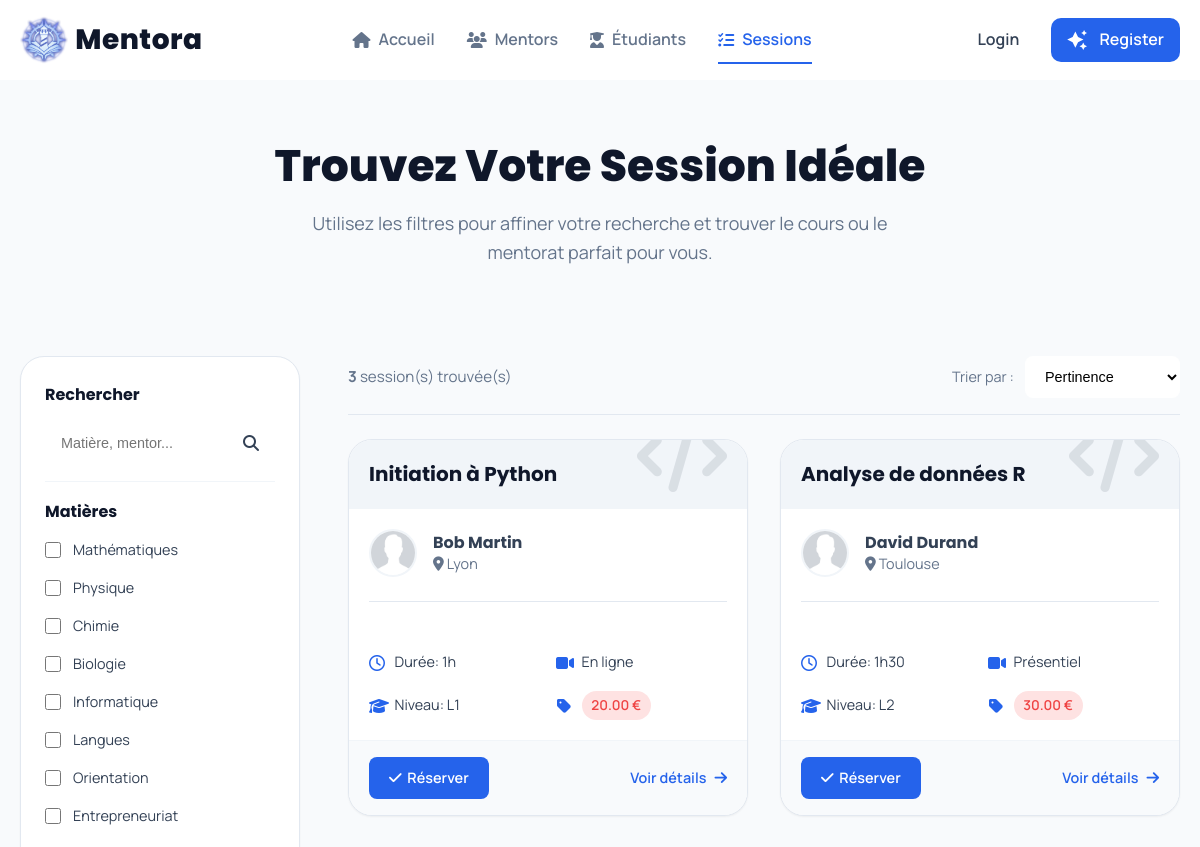
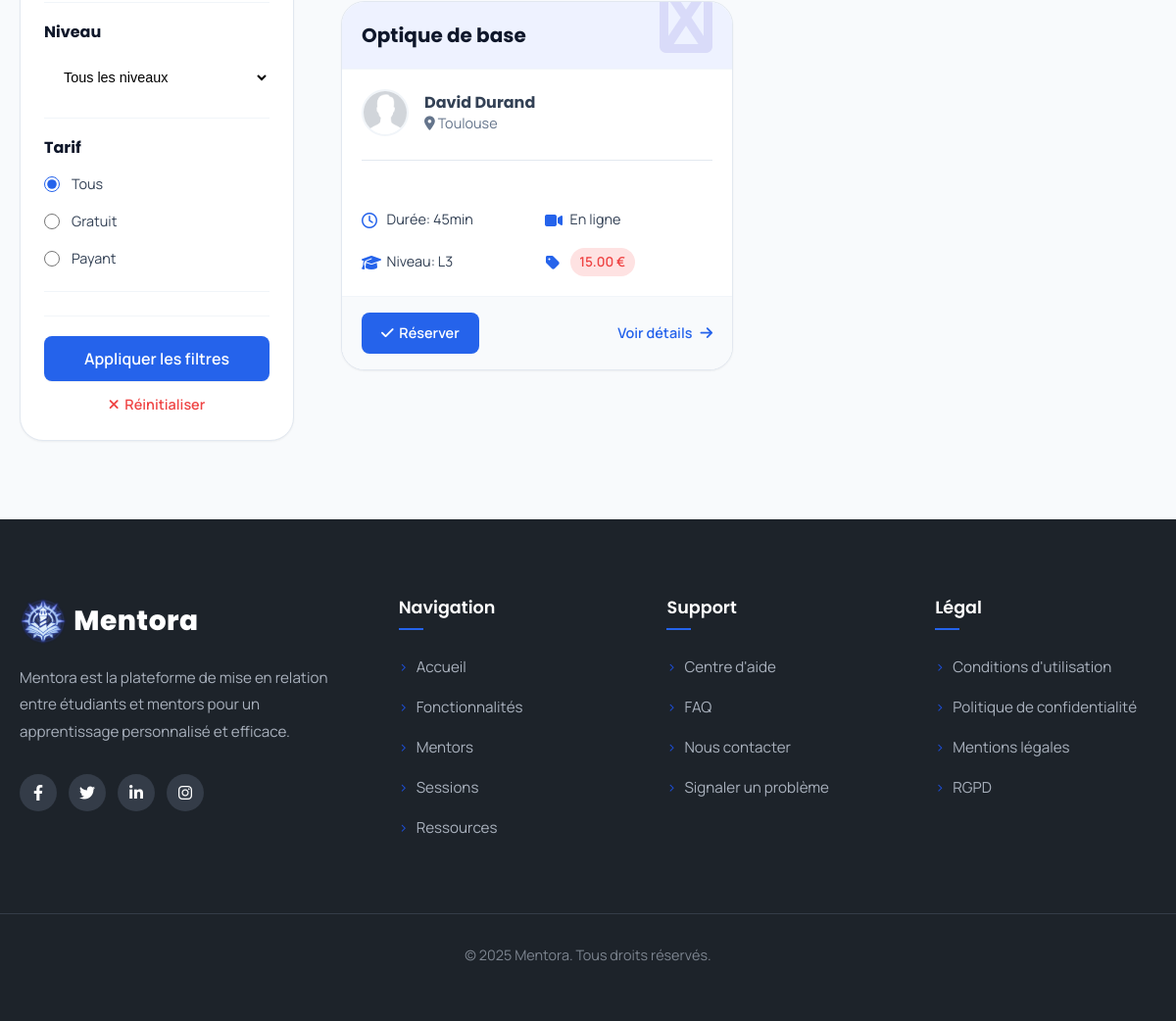
Screenshot of /sessions.php with the database file from the repository (2 pictures, top to bottom).
### tables this page shows
CREATE TABLE Session (
    idSession INT AUTO_INCREMENT PRIMARY KEY,
    titreSession VARCHAR(150) NOT NULL,
    sujet VARCHAR(100),
    dateSession DATE NOT NULL,
    heureSession TIME NOT NULL,
    statutSession ENUM('en_attente', 'validee', 'annulee', 'terminee') NOT NULL,
    lienReunion VARCHAR(255),
    typeSession ENUM('en_ligne', 'presentiel') DEFAULT 'en_ligne',
    tarifSession DECIMAL(10, 2) DEFAULT 0.00,
    duree_minutes INT,
    niveau VARCHAR(50),
    idEtudiantDemandeur INT,
    idMentorAnimateur INT,
    FOREIGN KEY (idEtudiantDemandeur) REFERENCES Etudiant(idEtudiant) ON DELETE SET NULL,
    FOREIGN KEY (idMentorAnimateur) REFERENCES Mentor(idMentor) ON DELETE SET NULL,
    INDEX idx_mentor_date (idMentorAnimateur, dateSession)
);

CREATE TABLE Utilisateur (
    idUtilisateur INT AUTO_INCREMENT PRIMARY KEY,
    nomUtilisateur VARCHAR(50) NOT NULL,
    prenomUtilisateur VARCHAR(50) NOT NULL,
    emailUtilisateur VARCHAR(200) NOT NULL UNIQUE,
    motDePasse VARCHAR(255) NOT NULL,
    role ENUM('etudiant', 'mentor') NOT NULL,
    ville VARCHAR(100),
    photoUrl VARCHAR(255) DEFAULT 'default_avatar.png',
    verified BOOLEAN NOT NULL DEFAULT FALSE,
    INDEX idx_email (emailUtilisateur)
);

### config/helpers.php (called while the page is built, shortened)
<?php
function get_profile_image_path($photoUrl) {
    $default_web_path = '../assets/images/default_avatar.png';
    return $default_web_path;
}
?>

### public/sessions.php (the view, shortened to what this page needs)
<?php
require '../config/config.php';
require '../config/helpers.php';
function formatDuration($minutes) {
    if ($minutes < 60) { return $minutes . 'min'; }
    $hours = floor($minutes / 60);
    $rem_minutes = $minutes % 60;
    return $rem_minutes > 0 ? $hours . 'h' . str_pad($rem_minutes, 2, '0', STR_PAD_LEFT) : $hours . 'h';
}
function getSessionStyleClass($subject) {
    $slug = strtolower(trim(preg_replace('/[^A-Za-z0-9-]+/', '-', $subject)));
    return 'session-card--' . $slug;
}
$page = isset($_GET['page']) && is_numeric($_GET['page']) ? (int)$_GET['page'] : 1;
$perPage = 6;
$offset = ($page - 1) * $perPage;
$searchQuery = trim($_GET['search'] ?? '');
$subjects = isset($_GET['sujets']) && is_array($_GET['sujets']) ? array_filter($_GET['sujets']) : [];
$level = trim($_GET['niveau'] ?? 'tous');
$price = trim($_GET['tarif'] ?? 'tous');
$sort = trim($_GET['tri'] ?? 'pertinence');
$options = json_decode(file_get_contents('../config/options.json'), true);
$allSubjects = $options['sujets'] ?? [];
$queryParams = [];
$whereClauses = ["s.statutSession IN ('en_attente', 'validee')", "s.dateSession >= CURDATE()"];
$sqlWhere = 'WHERE ' . implode(' AND ', $whereClauses);
$sqlBase = "
    FROM Session s
    JOIN Mentor m ON s.idMentorAnimateur = m.idMentor
    JOIN Utilisateur u ON m.idUtilisateur = u.idUtilisateur
    $sqlWhere
";
$countSql = "SELECT COUNT(s.idSession) " . $sqlBase;
$stmtCount = $pdo->prepare($countSql);
$stmtCount->execute($queryParams);
$totalSessions = $stmtCount->fetchColumn();
$selectSql = "SELECT s.*, u.prenomUtilisateur AS mentor_prenom, u.nomUtilisateur AS mentor_nom, u.ville AS mentor_ville, u.photoUrl AS mentor_photo ";
$orderSql = "ORDER BY ";
switch ($sort) {
    default:            $orderSql .= "s.dateSession ASC, s.heureSession ASC";
}
$limitSql = " LIMIT :limit OFFSET :offset";
$fetchSql = $selectSql . $sqlBase . $orderSql . $limitSql;
$stmtSessions = $pdo->prepare($fetchSql);
$stmtSessions->bindValue(':limit', $perPage, PDO::PARAM_INT);
$stmtSessions->bindValue(':offset', $offset, PDO::PARAM_INT);
$stmtSessions->execute();
$sessions = $stmtSessions->fetchAll(PDO::FETCH_ASSOC);
?>
<?php require_once '../includes/header.php'; ?>
<link rel="stylesheet" href="../assets/css/sessions.css?v=<?php echo time(); ?>">
<main class="sessions-page">
    <div class="container">
        <div class="page-header" data-aos="fade-up">
            <h1 class="page-title">Trouvez Votre Session Idéale</h1>
            <p class="page-subtitle">Utilisez les filtres pour affiner votre recherche et trouver le cours ou le mentorat parfait pour vous.</p>
        </div>
        <div class="search-layout">
            <aside class="filter-sidebar" data-aos="fade-right">
                <form action="sessions.php" method="GET" id="filter-form">
                    <div class="filter-card">
                        <div class="filter-group">
                            <label for="search-input-field" class="filter-label">Rechercher</label>
                            <div class="search-input-wrapper">
                                <input type="text" id="search-input-field" name="search" placeholder="Matière, mentor..." value="<?= htmlspecialchars($searchQuery) ?>">
                                <i class="fas fa-search"></i>
                            </div>
                        </div>
                        <div class="filter-group">
                            <h4 class="filter-label">Matières</h4>
                            <ul class="filter-list">
                                <?php foreach ($allSubjects as $subj): ?>
                                <li><label><input type="checkbox" name="sujets[]" value="<?= htmlspecialchars($subj) ?>" <?= in_array($subj, $subjects) ? 'checked' : '' ?>> <?= htmlspecialchars($subj) ?></label></li>
                                <?php endforeach; ?>
                            </ul>
                        </div>
                        <div class="filter-group">
                             <h4 class="filter-label">Niveau</h4>
                             <select name="niveau" id="niveau-select" class="filter-select">
                                <option value="tous" <?= $level === 'tous' ? 'selected' : '' ?>>Tous les niveaux</option>
                            </select>
                        </div>
                        <div class="filter-group">
                            <h4 class="filter-label">Tarif</h4>
                            <ul class="filter-list">
                                <li><label><input type="radio" name="tarif" value="tous" <?= $price === 'tous' ? 'checked' : '' ?>> Tous</label></li>
                                <li><label><input type="radio" name="tarif" value="gratuit" <?= $price === 'gratuit' ? 'checked' : '' ?>> Gratuit</label></li>
                                <li><label><input type="radio" name="tarif" value="payant" <?= $price === 'payant' ? 'checked' : '' ?>> Payant</label></li>
                            </ul>
                        </div>
                        <div class="filter-actions">
                            <button type="submit" class="btn btn-primary btn-full">Appliquer les filtres</button>
                            <a href="sessions.php" class="reset-link"><i class="fas fa-times"></i>&nbsp; Réinitialiser</a>
                        </div>
                    </div>
                </form>
            </aside>
            <div class="results-content-wrapper" id="results-content-wrapper">
                <div class="results-header" data-aos="fade-in">
                    <span class="results-count"><b><?= $totalSessions ?></b> session(s) trouvée(s)</span>
                    <form action="sessions.php" method="GET" id="sort-form">
                        <div class="sort-control">
                            <label for="sort-select">Trier par :</label>
                            <select id="sort-select" name="tri" class="filter-select" onchange="this.form.submit()">
                                <option value="pertinence" <?= $sort === 'pertinence' ? 'selected' : '' ?>>Pertinence</option>
                            </select>
                        </div>
                    </form>
                </div>
                <div class="sessions-grid">
                    <?php if (empty($sessions)): ?>
                        <p class="no-results">Aucune session ne correspond à vos critères de recherche.</p>
                    <?php else: ?>
                        <?php foreach ($sessions as $index => $session): ?>
                            <div class="session-card <?= getSessionStyleClass($session['sujet']) ?>" data-aos="fade-up" data-aos-delay="<?= ($index % 2) * 100 ?>">
                                <div class="session-header">
                                     <div class="session-header-icon"></div>
                                     <h3 class="session-title"><?= htmlspecialchars($session['titreSession']) ?></h3>
                                </div>
                                <div class="session-body">
                                    <div class="session-host">
                                        <img src="<?= get_profile_image_path($session['mentor_photo']) ?>" alt="Photo de <?= htmlspecialchars($session['mentor_prenom']) ?>" class="host-avatar">
                                        <div class="host-info">
                                            <h4><?= htmlspecialchars($session['mentor_prenom'] . ' ' . $session['mentor_nom']) ?></h4>
                                            <p><i class="fas fa-map-marker-alt"></i> <?= htmlspecialchars($session['mentor_ville'] ?? 'À distance') ?></p>
                                        </div>
                                    </div>
                                    <div class="session-details">
                                        <div class="session-detail"><i class="far fa-clock"></i><span>Durée: <?= formatDuration($session['duree_minutes']) ?></span></div>
                                        <div class="session-detail"><i class="fas fa-video"></i><span><?= ($session['typeSession'] == 'en_ligne') ? 'En ligne' : 'Présentiel' ?></span></div>
                                        <div class="session-detail"><i class="fas fa-graduation-cap"></i><span>Niveau: <?= htmlspecialchars($session['niveau']) ?></span></div>
                                        <div class="session-detail"><i class="fas fa-tag"></i><span class="session-price <?= ($session['tarifSession'] > 0) ? 'paid' : 'free' ?>"><?= ($session['tarifSession'] > 0) ? htmlspecialchars(number_format($session['tarifSession'], 2)) . ' €' : 'Gratuit' ?></span></div>
                                    </div>
                                </div>
                                <div class="session-actions">
                                    <a href="register_for_session.php?id=<?= $session['idSession'] ?>" class="btn btn-primary"><i class="fa-solid fa-check"></i>  Réserver</a>
                                    <a href="session_details.php?id=<?= $session['idSession'] ?>" class="session-details-link">Voir détails <i class="fa-solid fa-arrow-right session-details-icon"></i></a>
                                </div>
                            </div>
                        <?php endforeach; ?>
                    <?php endif; ?>
                </div>
            </div>
        </div>
    </div>
</main>
<?php require_once '../includes/footer.php'; ?>

### rows the page displays
session: titreSession "Initiation à Python", utilisateur.photoUrl (placeholder picture), utilisateur.prenomUtilisateur+nomUtilisateur "Bob Martin", utilisateur.ville "Lyon", duree_minutes "1h", typeSession "En ligne", niveau "L1", tarifSession "20.00"
session: titreSession "Analyse de données R", utilisateur.photoUrl (placeholder picture), utilisateur.prenomUtilisateur+nomUtilisateur "David Durand", utilisateur.ville "Toulouse", duree_minutes "1h30", typeSession "Présentiel", niveau "L2", tarifSession "30.00"
session: titreSession "Optique de base", utilisateur.photoUrl (placeholder picture), utilisateur.prenomUtilisateur+nomUtilisateur "David Durand", utilisateur.ville "Toulouse", duree_minutes "45min", typeSession "En ligne", niveau "L3", tarifSession "15.00"

### other values shown
$subj "Mathématiques"
$subj "Physique"
$subj "Chimie"
$subj "Biologie"
$subj "Informatique"
$subj "Langues"
$subj "Orientation"
$subj "Entrepreneuriat"
$totalSessions "3"
